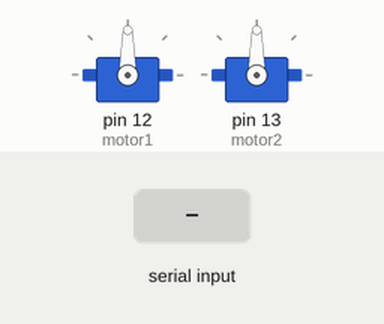
Bench run of a sketch on a simulated Arduino Uno, built with avr-gcc and run on an emulated ATmega328P. On the bench: 2 × servo. The test bench sets the inputs (shaded band).

Above: at 1.2 s.
1.3 s: "1" received over Serial
At 2.1 s:
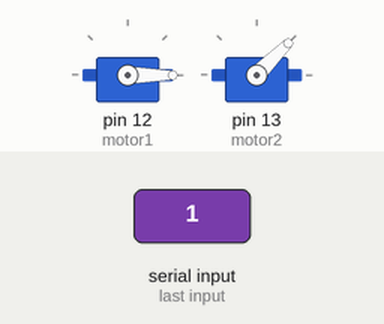
At 3.1 s:
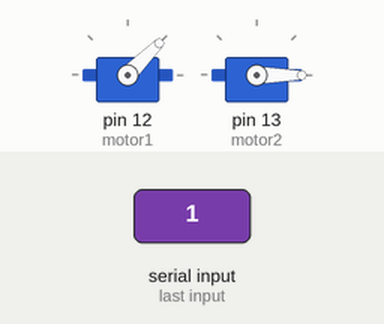
Timing chart, 0 to 4.6 s (numbered marks = the images above; inputs shaded):
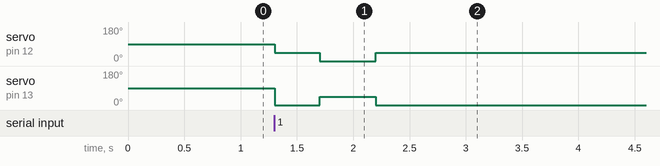

The sketch:

ardu_cod.ino
```cpp
#include <Servo.h>

Servo motor1;
Servo motor2;

void setup() {
  motor1.attach(12);  // 서보 모터를 핀 12에 연결
  motor2.attach(13);  // 서보 모터를 핀 13에 연결
  Serial.begin(9600);  // 시리얼 통신 시작
}

void loop() {
  if (Serial.available() > 0) {
    char command = Serial.read();  // 시리얼로부터 명령어 읽기
    if (command == '1') {
      motor1.write(45);  // 모터를 45도로 회전
      motor2.write(0);
      delay(400);  // 0.4초 대기

      motor1.write(0);  // 다시 0도로 회전
      motor2.write(45);
      delay(500);  // 0.5초 대기

      motor1.write(45);  // 모터를 45도로 회전
      motor2.write(0);
      delay(400);  // 0.4초 대기
    }
    else if (command == '0') {
      motor1.write(45);  // 모터 정지
      motor2.write(0);
    }
  }
}
```

Measured:
- after the input at 1.3 s, servo on pin 12 (motor1): 90° → 45° at once, → 0° 0.40 s later, → 45° 0.50 s later; servo on pin 13 (motor2): 90° → 0° at once, → 45° 0.40 s later, → 0° 0.50 s later
